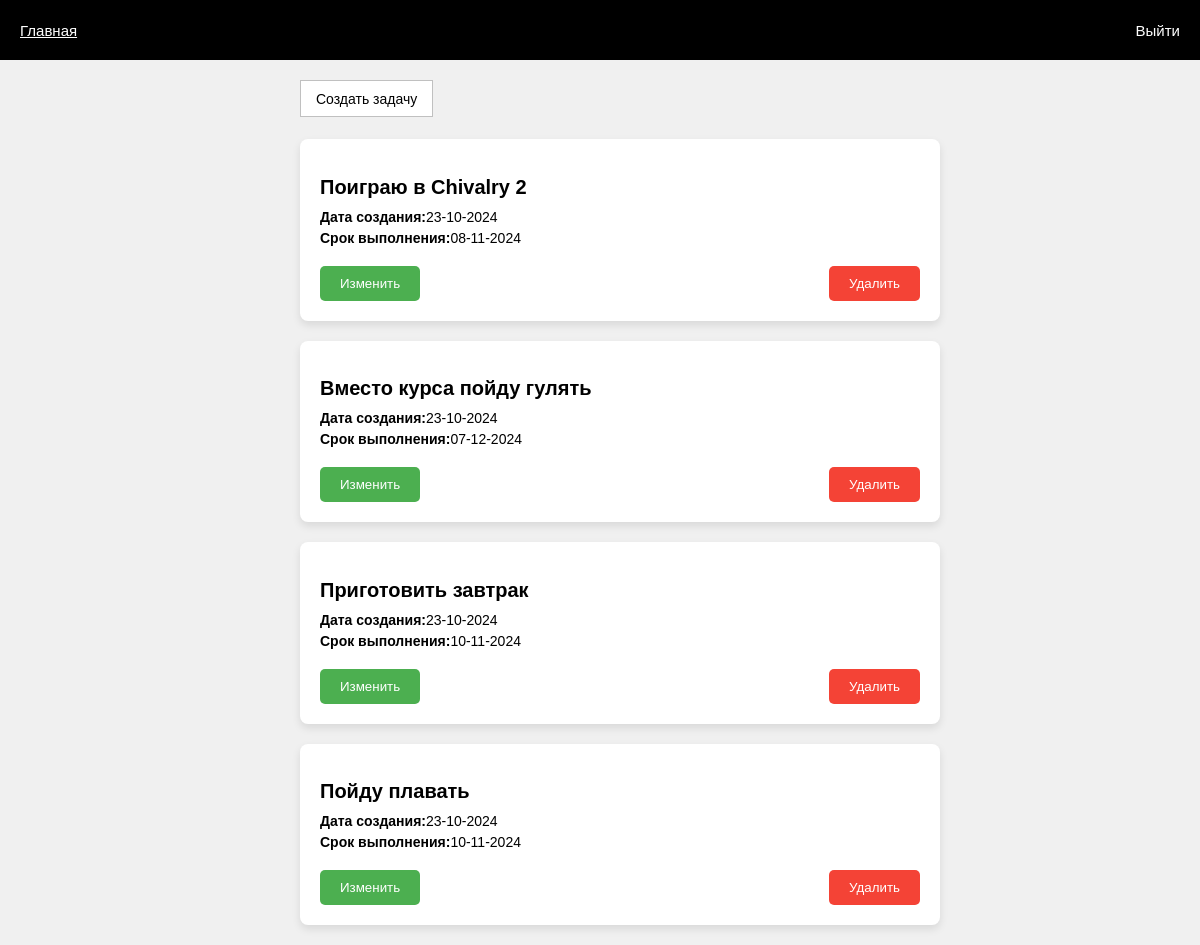
/index.php (signed in), run on the app's committed database.
### tables this page shows
CREATE TABLE `tasks` (
  `id` int NOT NULL,
  `user` int NOT NULL,
  `title` text NOT NULL,
  `time` int NOT NULL,
  `date` varchar(100) NOT NULL
);

### script/cookie.php (called while the page is built, shortened)
<?php
$id = $_COOKIE['id'];
?>

### index.php (the view, shortened to what this page needs)
<?php
require_once "script/link.php";
require_once "script/cookie.php";
$connect = mysqli_query($link, "SELECT `id`, `title`, `time`, `date` FROM `tasks` WHERE `user` = $id");
if(mysqli_num_rows($connect) == null){
}else{
  while($row = mysqli_fetch_assoc($connect)){
    $taskId = $row['id'];
    $taskTitle = $row['title'];
    $taskTime = date("d-m-Y", $row['time']);
    $taskDate = $row['date'];
    $result = $result.'
    <div class="task">
        <h2 class="task-title">'.$taskTitle.'</h2>
        <p class="task-info"><strong>Дата создания:</strong>'.$taskTime.'</p>
        <p class="task-info"><strong>Срок выполнения:</strong>'.$taskDate.'</p>
        <div class="task-buttons">
            <a href = "update.php?taskid='.$taskId.'"><button class="btn-edit">Изменить</button></a>
            <a href = "script/delete.php?taskid='.$taskId.'"><button class="btn-delete">Удалить</button></a>
        </div>
    </div>';
  }
};
echo '
<!DOCTYPE html>
<html lang="en">
<head>
    <meta charset="UTF-8">
    <meta name="viewport" content="width=device-width, initial-scale=1.0">
    <title>Задачи</title>
    <link rel="stylesheet" href="/css/index.css">
    <link rel="stylesheet" href="/css/header.css">
</head>
<body>';
    require_once "script/header.php";
    echo '
    <div class = "container">
      <div class = "container-center">
        <div class = "container-page">
          <a href = "create.php"><div class = "btn-page">Создать задачу</div></a>
        </div>
        <div class="task-container">
          '.$result.'
        </div>
      </div>
    </div>
</body>
</html>';
?>

### script/header.php
<?php
if(isset($id) || isset($hash)){
  $profile = '
  <a href="function/exit.php"><div>Выйти</div></a>
  ';
}else{
  $profile = '
  <a href="/authorization.php"><div>Войти</div></a>
  <a href="/registration.php"><div>Регистрация</div></a>
  ';
}
echo'
<div class="header">
  <div class="site-name"><a href="/index.php">Главная</a></div>
  <div class="auth">
    '.$profile.'
  </div>
</div>';
?>

### css/index.css (style rules this page uses)
html, body { margin: 0; padding: 0; height: 100%; font-family: Arial, sans-serif; background-color: #f0f0f0; padding-top: 40px; }
.container { width: 100%; height: auto; display: flex; justify-content: center; }
.container-center { width: 600px; height: auto; }
.container-page { width: 100%; height: 35px; display: inline-block; margin-bottom: 20px; }
.btn-page { border: 1px solid silver; width: auto; height: 100%; float: left; padding: 0px 15px; color: #000; font-size: 14px; display: flex; align-items: center; background-color: #fff; }
.task-container { width: 100%; height: auto; }
.task { width: 100%; background-color: #fff; padding: 20px; margin-bottom: 20px; box-shadow: 0px 4px 8px rgba(0, 0, 0, 0.1); border-radius: 8px; }
.task-title { font-size: 20px; margin-bottom: 10px; }
.task-info { margin: 5px 0; font-size: 14px; }
.task-buttons { margin-top: 20px; display: flex; justify-content: space-between; }
button { padding: 10px 20px; border: none; border-radius: 5px; cursor: pointer; }
.btn-edit { background-color: #4CAF50; color: white; }
.btn-delete { background-color: #f44336; color: white; }

### css/header.css (style rules this page uses)
.header { width: 100%; display: flex; justify-content: space-between; align-items: center; height: 60px; background-color: black; padding: 0 20px; position: fixed; z-index: 10; top: 0px; left: 0px; box-sizing: border-box; }
.site-name { color: white !important; font-size: 15px; }
.site-name a { color: white; }
.auth { display: flex; float: right; }
.auth div { color: white; margin-left: 20px; cursor: pointer; width: auto; font-size: 15px; float: left; }

### data on the page
tasks: title "Поиграю в Chivalry 2", time "23-10-2024", date "08-11-2024"
tasks: title "Вместо курса пойду гулять", time "23-10-2024", date "07-12-2024"
tasks: title "Приготовить завтрак", time "23-10-2024", date "10-11-2024"
tasks: title "Пойду плавать", time "23-10-2024", date "10-11-2024"
